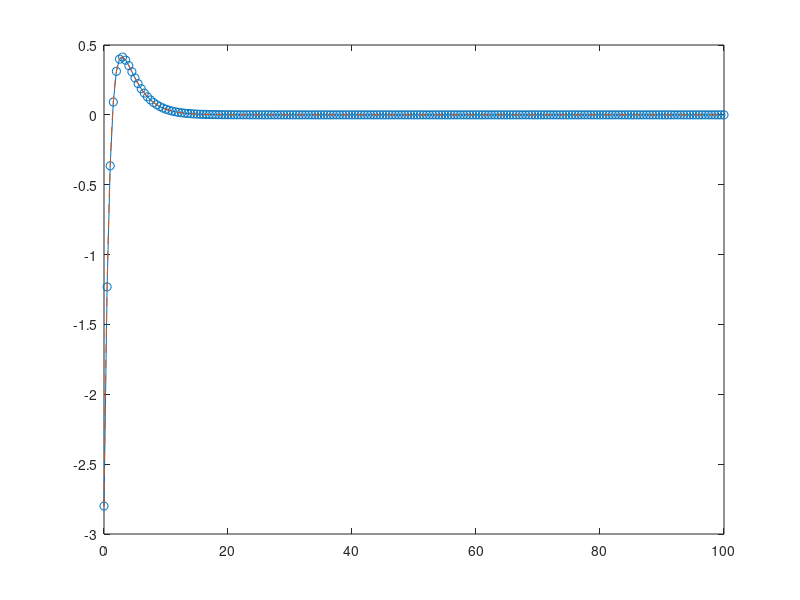

The MATLAB script that drew this image:
h=0.5;                                             % step size
x = 0:h:100;                                       % Calculates upto y(3)
y(1) = -2.8; % redo with other choices here. 
    % initial condition
F_xy = @(t,r) 3.*exp(-t)-0.4*r;                    % change the function as you desire
for i=1:(length(x)-1)                              % calculation loop
    k_1 = F_xy(x(i),y(i));
    k_2 = F_xy(x(i)+0.5*h,y(i)+0.5*h*k_1);
    k_3 = F_xy((x(i)+0.5*h),(y(i)+0.5*h*k_2));
    k_4 = F_xy((x(i)+h),(y(i)+k_3*h));
    y(i+1) = y(i) + (1/6)*(k_1+2*k_2+2*k_3+k_4)*h;  % main equation
  
end
% validate using a decent ODE integrator  
tspan = [0,100]; 
[tx, yx] = ode45(F_xy, tspan, y(1))
plot(x,y,'o-', tx, yx, '--')